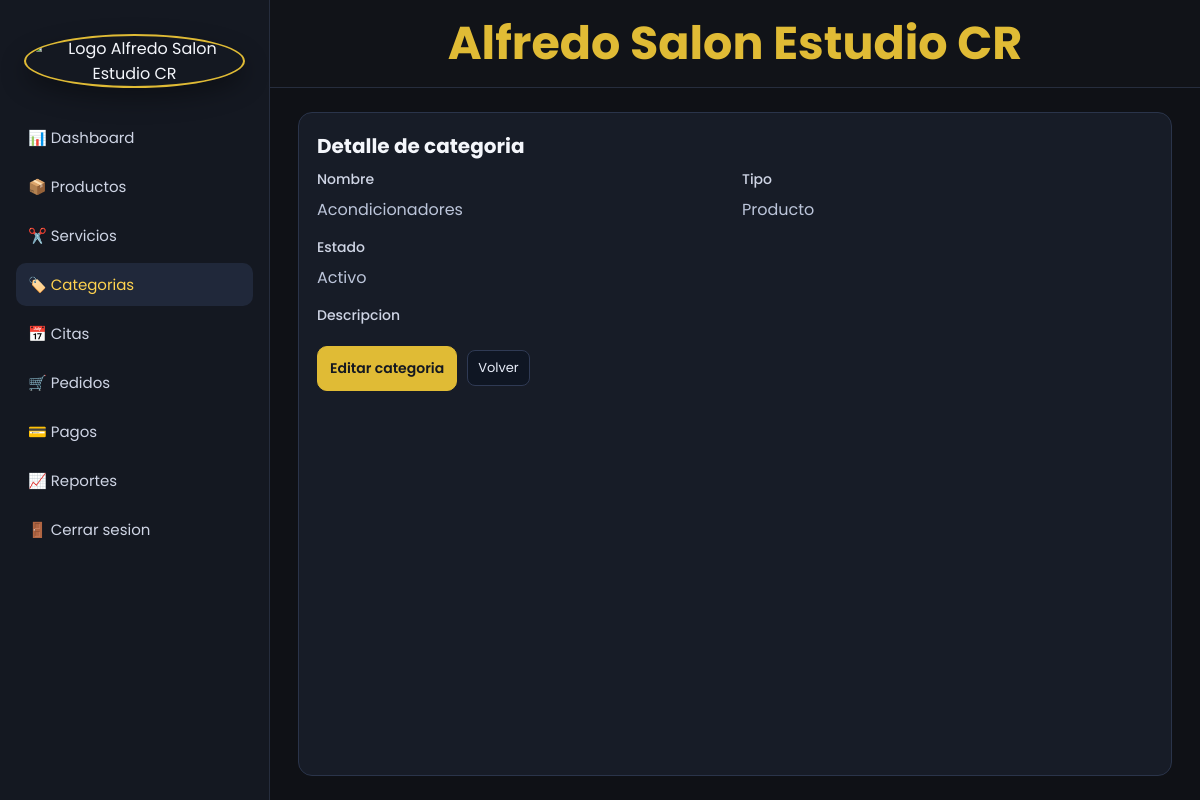
Page /Admin/categorias/ver.php?id=2 (signed in) on the committed database.
### tables this page shows
CREATE TABLE categorias(
 id_categoria INT AUTO_INCREMENT PRIMARY KEY,
 nombre VARCHAR(100) NOT NULL,
 descripcion TEXT,
 tipo ENUM('Producto','Servicio','Ambos') DEFAULT 'Producto',
 estado ENUM('Activo','Inactivo') DEFAULT 'Activo'
);

### Admin/categorias/_data.php (called while the page is built, shortened)
<?php
function categorias_data_file(): string
{
    return __DIR__ . '/categorias_data.json';
}
function categorias_ensure_columns(PDO $pdo): void
{
    $stmtTipo = $pdo->query("SELECT COUNT(*) AS total FROM information_schema.columns WHERE table_schema = DATABASE() AND table_name = 'categorias' AND column_name = 'tipo'");
    $tieneTipo = (int)(($stmtTipo ? $stmtTipo->fetch() : ['total' => 0])['total'] ?? 0) > 0;
    $stmtEstado = $pdo->query("SELECT COUNT(*) AS total FROM information_schema.columns WHERE table_schema = DATABASE() AND table_name = 'categorias' AND column_name = 'estado'");
    $tieneEstado = (int)(($stmtEstado ? $stmtEstado->fetch() : ['total' => 0])['total'] ?? 0) > 0;
}
function categorias_cargar_desde_db(): array
{
    $pdo = obtenerConexionSalon();
    try {
        categorias_ensure_columns($pdo);
        $stmt = $pdo->query('SELECT id_categoria, nombre, descripcion, tipo, estado FROM categorias ORDER BY id_categoria ASC');
        $filas = $stmt ? $stmt->fetchAll() : [];
        $categorias = [];
        foreach ($filas as $fila) {
            $categorias[] = [
                'id' => (int)($fila['id_categoria'] ?? 0),
                'nombre' => (string)($fila['nombre'] ?? ''),
                'descripcion' => (string)($fila['descripcion'] ?? ''),
                'tipo' => (string)($fila['tipo'] ?? 'Producto'),
                'estado' => (string)($fila['estado'] ?? 'Activo'),
            ];
        }
        return $categorias;
    } catch (Throwable $e) {
        return [];
    }
}
function categorias_cargar(): array
{
    $categorias = categorias_cargar_desde_db();
    if ($categorias) {
        return $categorias;
    }
    $archivo = categorias_data_file();
    $json = json_decode(file_get_contents($archivo) ?: '[]', true);
    return array_values($json);
}
function categorias_buscar_por_id(int $id): ?array
{
    foreach (categorias_cargar() as $categoria) {
        if ((int)($categoria['id'] ?? 0) === $id) {
            return $categoria;
        }
    }
    return null;
}
$categoriasData = categorias_cargar();

### Admin/categorias/ver.php (the view, shortened to what this page needs)
<?php
require_once __DIR__ . '/_data.php';
$id = isset($_GET['id']) ? (int)$_GET['id'] : 0;
$categoria = categorias_buscar_por_id($id);
include(__DIR__ . '/../Includes/header.php');
?>
<div class="admin-layout">
    <?php include(__DIR__ . '/../Includes/sidebar.php'); ?>
    <main class="admin-main">
        <?php include(__DIR__ . '/../Includes/topbar.php'); ?>
        <section class="admin-content">
            <section class="admin-panel">
                <h2>Detalle de categoria</h2>
                <div class="admin-form-grid">
                    <div class="admin-field">
                        <label>Nombre</label>
                        <p><?php echo htmlspecialchars($categoria['nombre'] ?? '', ENT_QUOTES, 'UTF-8'); ?></p>
                    </div>
                    <div class="admin-field">
                        <label>Tipo</label>
                        <p><?php echo htmlspecialchars($categoria['tipo'] ?? '', ENT_QUOTES, 'UTF-8'); ?></p>
                    </div>
                    <div class="admin-field">
                        <label>Estado</label>
                        <p><?php echo htmlspecialchars($categoria['estado'] ?? '', ENT_QUOTES, 'UTF-8'); ?></p>
                    </div>
                    <div class="admin-field" style="grid-column: 1 / -1;">
                        <label>Descripcion</label>
                    </div>
                </div>
                <div class="admin-actions-row" style="margin-top: 14px;">
                    <a href="editar.php?id=<?php echo (int)($categoria['id'] ?? 0); ?>" class="admin-btn">Editar categoria</a>
                    <a href="listar.php" class="admin-action">Volver</a>
                </div>
            </section>
        </section>
    </main>
</div>
<?php include(__DIR__ . '/../Includes/footer.php'); ?>

### Assets/css/admin.css (style rules this page uses)
* { margin: 0; padding: 0; box-sizing: border-box; }
body { font-family: 'Poppins', sans-serif; background: #0f1116; color: #f4f6fb; }
.admin-layout { min-height: 100vh; display: grid; grid-template-columns: 270px 1fr; }
.admin-main { display: grid; grid-template-rows: auto 1fr; min-width: 0; }
.admin-content { padding: 24px 28px; display: grid; gap: 18px; }
.admin-panel { background: #171c27; border: 1px solid #2a344a; border-radius: 14px; padding: 18px; }
.admin-panel h2 { font-size: 20px; margin-bottom: 8px; }
.admin-panel p { color: #bcc5da; line-height: 1.7; }
.admin-btn, .admin-input, .admin-select { border-radius: 10px; border: 1px solid #2f3a54; font-size: 14px; font-family: 'Poppins', sans-serif; padding: 11px 12px; background: #101723; color: #f4f6fb; }
.admin-btn { text-decoration: none; font-weight: 600; background: #e0bb35; border-color: #e0bb35; color: #141821; display: inline-flex; align-items: center; justify-content: center; white-space: nowrap; transition: filter .2s ease; }
.admin-action { text-decoration: none; font-size: 13px; padding: 7px 10px; border-radius: 8px; border: 1px solid #2f3a54; color: #e7ecf8; background: #0f1623; }
.admin-form-grid { display: grid; grid-template-columns: repeat(2, minmax(220px, 1fr)); gap: 14px; }
.admin-field { display: grid; gap: 6px; }
.admin-field label { font-size: 14px; color: #cfd5e5; font-weight: 500; }
.admin-actions-row { display: flex; gap: 10px; align-items: center; }

### rows in the picture
categorias: nombre "Acondicionadores", tipo "Producto", estado "Activo"
